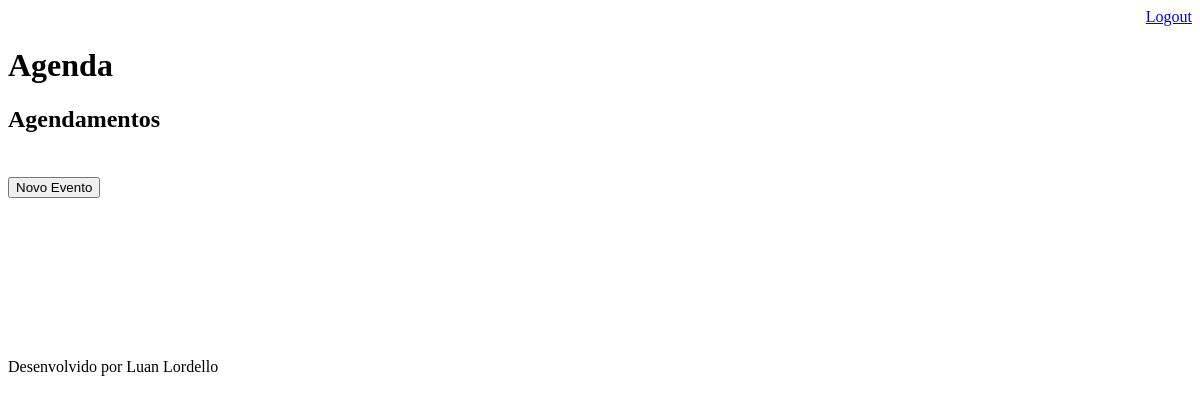
The page /agenda/ (signed in) on the database as committed earlier.
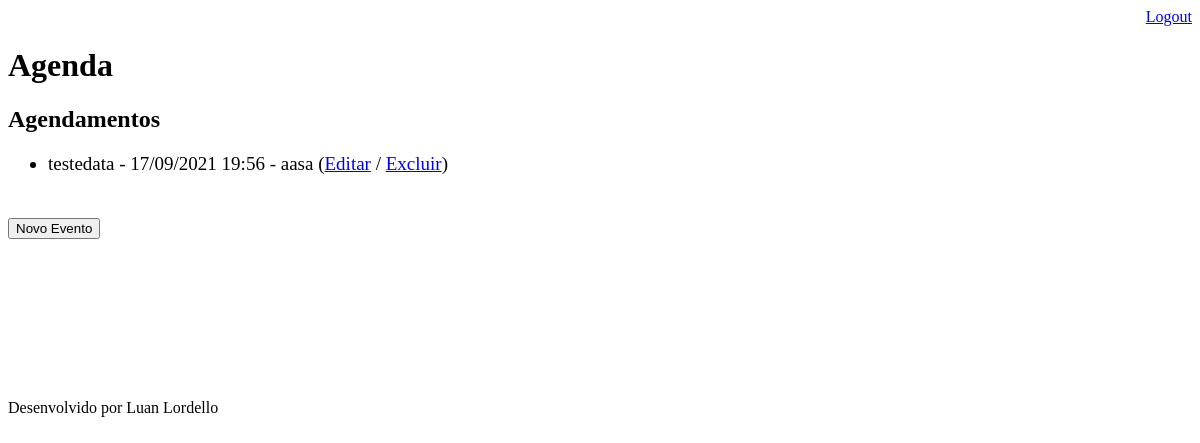
The same page on the database as committed later.
### core/models.py (models this page shows, shortened)
class Evento (models.Model):
    titulo = models.CharField(max_length=100)
    descricao = models.TextField(blank=True,null=True)
    dataEvento = models.DateTimeField(verbose_name='Data do Evento')
    dataCriacaoEvento = models.DateTimeField(verbose_name='Data de Criação do Evento',auto_now=True)
    usuario = models.ForeignKey(User, on_delete=models.CASCADE)
    local = models.TextField(blank=True,null=True)
    class Meta:
        db_table = 'evento'
    def getDataEvento(self):
        return self.dataEvento.strftime('%d/%m/%Y %H:%M')
    def getDescricao(self):
        return self.descricao
    def getEventoAtrasado(self):
        if self.dataEvento < datetime.now():
            return True
        else:
            return False

### core/views.py (the view)
# urls.py: path('agenda/', views.listaEventos),
@login_required(login_url='/login/')
def listaEventos (request):
    usuario = request.user
    dataAtual = datetime.now() - timedelta(hours=1)
    evento = Evento.objects.filter(usuario=usuario,
                                   dataEvento__gt= dataAtual) #get(id=1) #all()
    dados = {'eventos': evento}
    return render(request, 'agenda.html', dados)

### templates/agenda.html (shortened to what this page needs)
{% extends "model-page.html" %}
{% block content %}
    <h2>Agendamentos</h2>
    <div align="left" style="font-size: 19px">
        <ul>
            {% for evento in eventos %}
                <li>
                    <div style=>
                        {{ evento.titulo }} - {{evento.getDataEvento }} - {{ evento.getDescricao }}
                        (<a href="evento/?id={{evento.id}}">Editar</a>
                        / <a href="evento/delete/{{evento.id}}/">Excluir</a>)
                    </div>
                </li>
            {% endfor %}
        </ul>
        <br>
        <a href="/agenda/evento">
        <button type="button">Novo Evento</button>
        </a>
    </div>
{% endblock %}

Rows that differ between the two databases and show on the page:
added Evento: titulo "testedata", getDataEvento "17/09/2021 19:56", getDescricao "aasa"
